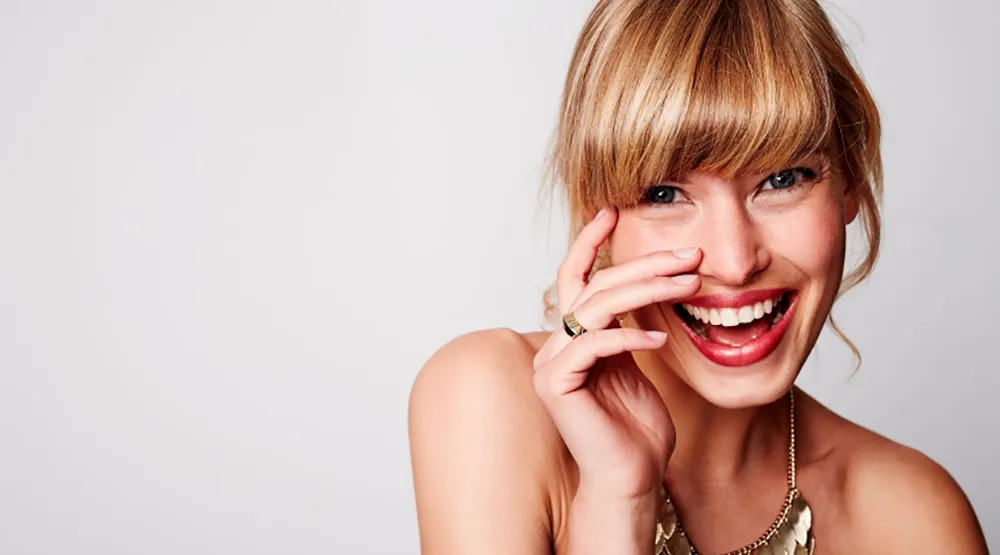
#> input picture Practica6/Images/happy3.jpg, 1000 x 555 px, given in place of the camera
$ jupyter execute IdentificadorFacial.ipynb   (text cells are left out)
#> lines starting #> are read from the running program, lines starting #| are printed output that depends on the picture
[cell 1]
import cv2
import numpy as np
from sklearn.decomposition import PCA
from sklearn.svm import SVC
from sklearn.model_selection import train_test_split
from sklearn.metrics import accuracy_score
import os

# ruta donde se almacenarán las imágenes obtenidas para el entreno
data_dir = 'Images_class_model'
if not os.path.exists(data_dir):
    os.makedirs(data_dir)

if os.path.exists(data_dir):
    print(f"El directorio '{data_dir}' se ha creado correctamente.")
else:
    print(f"Error: No se pudo crear el directorio '{data_dir}'.")

def image_capture(class_model_name):
#> called with class_model_name = 'Modesto'
    persona_dir = os.path.join(data_dir, class_model_name)
    if not os.path.exists(persona_dir):
        os.makedirs(persona_dir)

    video_capture = cv2.VideoCapture(0)
    count = 0

    while True:
        ret, frame = video_capture.read()
#> frame is the input picture: shape (555, 1000, 3); mean B, G, R 179.5, 186, 209.6
        gray = cv2.cvtColor(frame, cv2.COLOR_BGR2GRAY)
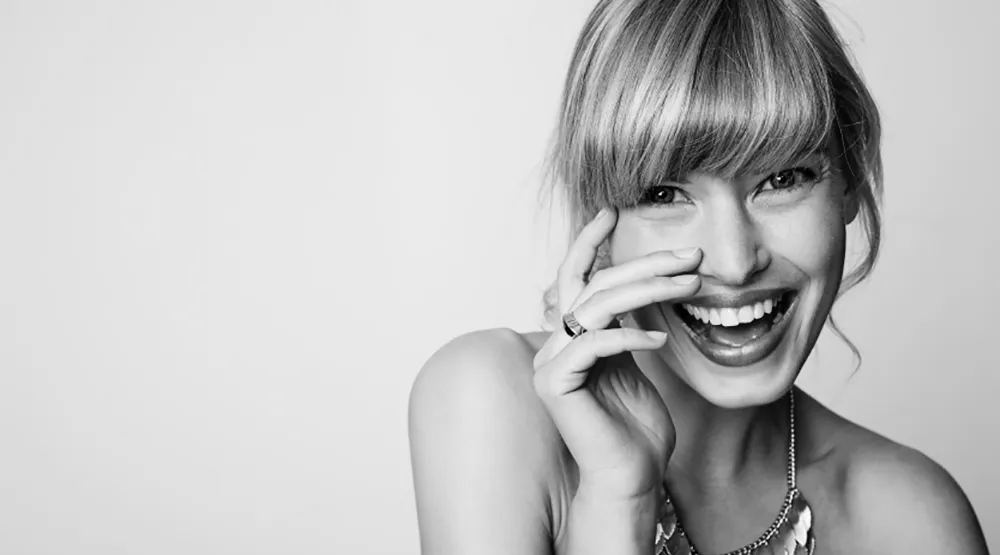
#> gray: shape (555, 1000); min 0, max 254, mean 192.3

        faces = cv2.CascadeClassifier(cv2.data.haarcascades + 'haarcascade_frontalface_default.xml').detectMultiScale(
            gray,
            scaleFactor=1.1,
            minNeighbors=5,
            minSize=(30, 30),
            flags=cv2.CASCADE_SCALE_IMAGE
        )
#> faces = ()

        for (x, y, w, h) in faces:
            cv2.rectangle(frame, (x, y), (x+w, y+h), (0, 255, 0), 2)
            roi = gray[y:y+h, x:x+w]

            # Guarda la imagen en la carpeta específica de la persona
            cv2.imwrite(f'{persona_dir}/{class_model_name}_{count}.png', roi)
            count += 1
#> this loop made 0 passes
#> after the loop, count = 0

        cv2.imshow('Video', frame)

        if cv2.waitKey(1) & 0xFF == ord('q') or count >= 150:
#> (key q is pressed here)
            break

    video_capture.release()
    cv2.destroyAllWindows()

def train_model(data_dir):
    data = []
    labels = []

    for person in os.listdir(data_dir):
        if person.startswith('.'):
            continue

        label = person
        person_dir = os.path.join(data_dir, person)

        for file in os.listdir(person_dir):
            if file.endswith('.png'):
                img_path = os.path.join(person_dir, file)
                img = cv2.imread(img_path, cv2.IMREAD_GRAYSCALE)
                img = cv2.resize(img, (100, 100))
                data.append(np.ravel(img))
                labels.append(label)

    data = np.array(data)
    labels = np.array(labels)

    # Hay al menos dos clases para entrenar el clasificador SVM
    if len(np.unique(labels)) > 1:
        X_train, X_test, y_train, y_test = train_test_split(data, labels, test_size=0.2, random_state=42)

        n_components = 50
        pca = PCA(n_components=n_components, whiten=True).fit(X_train)
        X_train_pca = pca.transform(X_train)
        X_test_pca = pca.transform(X_test)

        classifier = SVC(kernel='rbf', class_weight='balanced')
        classifier.fit(X_train_pca, y_train)

        y_pred = classifier.predict(X_test_pca)

        accuracy = accuracy_score(y_test, y_pred)
        print(f'Precisión del modelo: {accuracy}')

        return classifier, pca
    else:
        print("Error: El uso del clasificador SVM requiere de almenos 2 clases.")
        return None, None

def real_time_recognition(classifier, pca):
    video_capture = cv2.VideoCapture(0)

    while True:
        ret, frame = video_capture.read()
        gray = cv2.cvtColor(frame, cv2.COLOR_BGR2GRAY)

        faces = cv2.CascadeClassifier(cv2.data.haarcascades + 'haarcascade_frontalface_default.xml').detectMultiScale(
            gray,
            scaleFactor=1.1,
            minNeighbors=5,
            minSize=(30, 30),
            flags=cv2.CASCADE_SCALE_IMAGE
        )
#> faces = ()

        for (x, y, w, h) in faces:
            roi = gray[y:y+h, x:x+w]
            roi = cv2.resize(roi, (100, 100))


            roi_pca = pca.transform(np.ravel(roi).reshape(1, -1))


            label = classifier.predict(roi_pca)[0]

            cv2.rectangle(frame, (x, y), (x+w, y+h), (0, 255, 0), 2)
            cv2.putText(frame, f'Model: {label}', (x, y-10), cv2.FONT_HERSHEY_SIMPLEX, 0.9, (0, 255, 0), 2)

        cv2.imshow('Video', frame)

        if cv2.waitKey(1) & 0xFF == ord('q'):
#> (key q is pressed here)
            break

    video_capture.release()
    cv2.destroyAllWindows()
